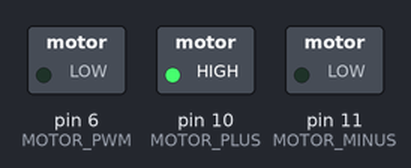
The sketch below on a simulated Arduino Uno, built with avr-gcc and run on an emulated ATmega328P. Shown: switched loads named in the sketch (green lamp = pin HIGH).

Above: at 0.05 s.
At 1.45 s:
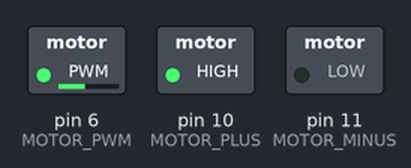
At 2.9 s:
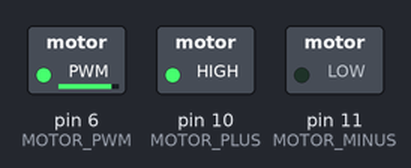
At 5.8 s:
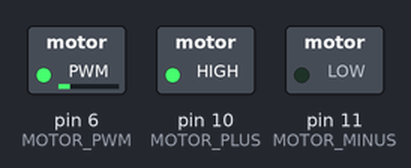
At 9.3 s:
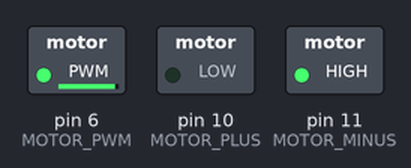
At 12.85 s:
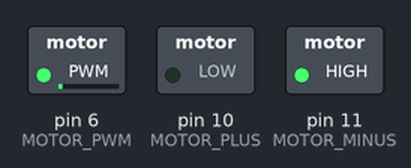
Timing chart, 0 to 16.8 s (numbered marks = the images above):
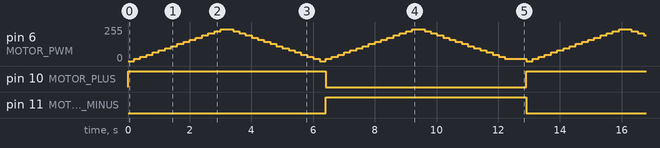

Measured:
- by itself, pin 10 (MOTOR_PLUS): alternates HIGH for 6.4 s and LOW for 6.5 s
- by itself, pin 11 (MOTOR_MINUS): alternates HIGH for 6.5 s and LOW for 6.4 s

The sketch:

sketch-expt5B.ino
```cpp
// Arduino pins for PWM outputs connected to Motor Enables.
#define MOTOR_PWM 6
// Arduino digital pins for motor direction
#define MOTOR_PLUS 10
#define MOTOR_MINUS 11
void setup() {
  int i;
  // Set Motor control pins in output mode
  pinMode(MOTOR_PWM, OUTPUT);
  pinMode(MOTOR_PLUS, OUTPUT);
  pinMode(MOTOR_MINUS, OUTPUT);
  //At power on, the motor should be OFF
  idle();
  //For potential debugging
  //Serial.begin(9600);
}
void idle(void) {
  /* Turns the motor OFF */
  digitalWrite(MOTOR_PLUS, LOW);
  digitalWrite(MOTOR_MINUS, LOW);
  digitalWrite(MOTOR_PWM, LOW);
}
void run_motor(int pwmValue) {
  int direction, m_plus, m_minus, m_pwm;
  /*negative values of pwmValue imply that absolute value of pwmValue
   *should be applied in reverse direction.*/
  if (pwmValue < 0) {
    direction = -1;
    pwmValue = -pwmValue;
  } else direction = 1;
  if (pwmValue > 255) pwmValue = 255;

     m_plus = MOTOR_PLUS;
     m_minus = MOTOR_MINUS;
     m_pwm = MOTOR_PWM;
  if (direction == 1) {
    digitalWrite(m_plus, HIGH);
    digitalWrite(m_minus, LOW);
  } else {
    digitalWrite(m_plus, LOW);
    digitalWrite(m_minus, HIGH);
  }
  //write values to debug code
  //Serial.print(" m_plus: ");
  //Serial.print(m_plus);
  //Serial.print(" m_minus: ");
  //Serial.print(m_minus);
  Serial.print(" pwmValue: ");
  Serial.println(pwmValue);
  //Set rotation direction
  //And set the pwm value
  analogWrite(m_pwm, pwmValue);
  //Done!
}

void loop(void) {
int pwmValue;
  //In Expt. 5B, we accelerate, decelerate, stop
  //Then accelerate decelerate in the opposite direction.
  //Accelerate from 0 to max
  for (pwmValue = 0; pwmValue < 255; pwmValue += 16) {
    run_motor(pwmValue);
    delay(200);
  }
  //Decelerate to 0 then accelerate in the reverse direction to max
  for (pwmValue = 240; pwmValue > -255; pwmValue -= 16) {
    run_motor(pwmValue);
    delay(200);
  }
  //Decelerate from max pwmValue in reverse direction to static
  for (pwmValue = -240; pwmValue < 0; pwmValue += 16) {
    run_motor(pwmValue);
    delay(200);
  }
  //Take a breath ... and repeat the loop
  delay(500);
}
```
